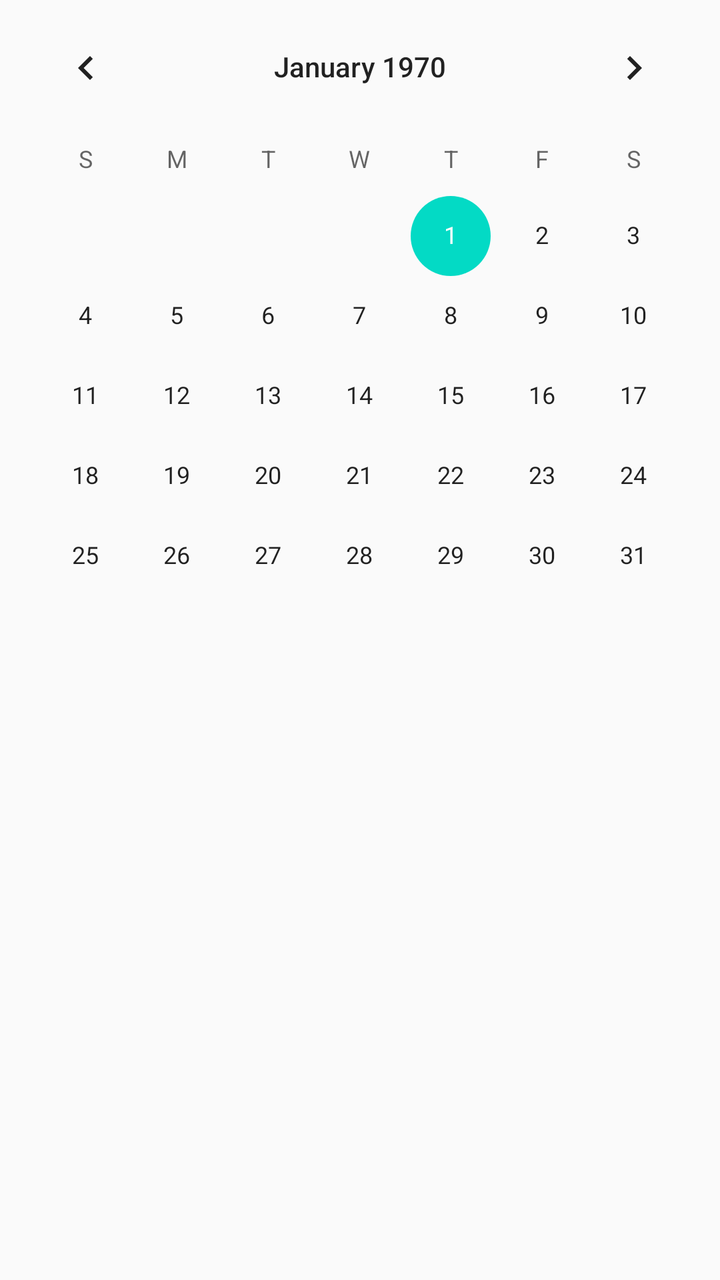
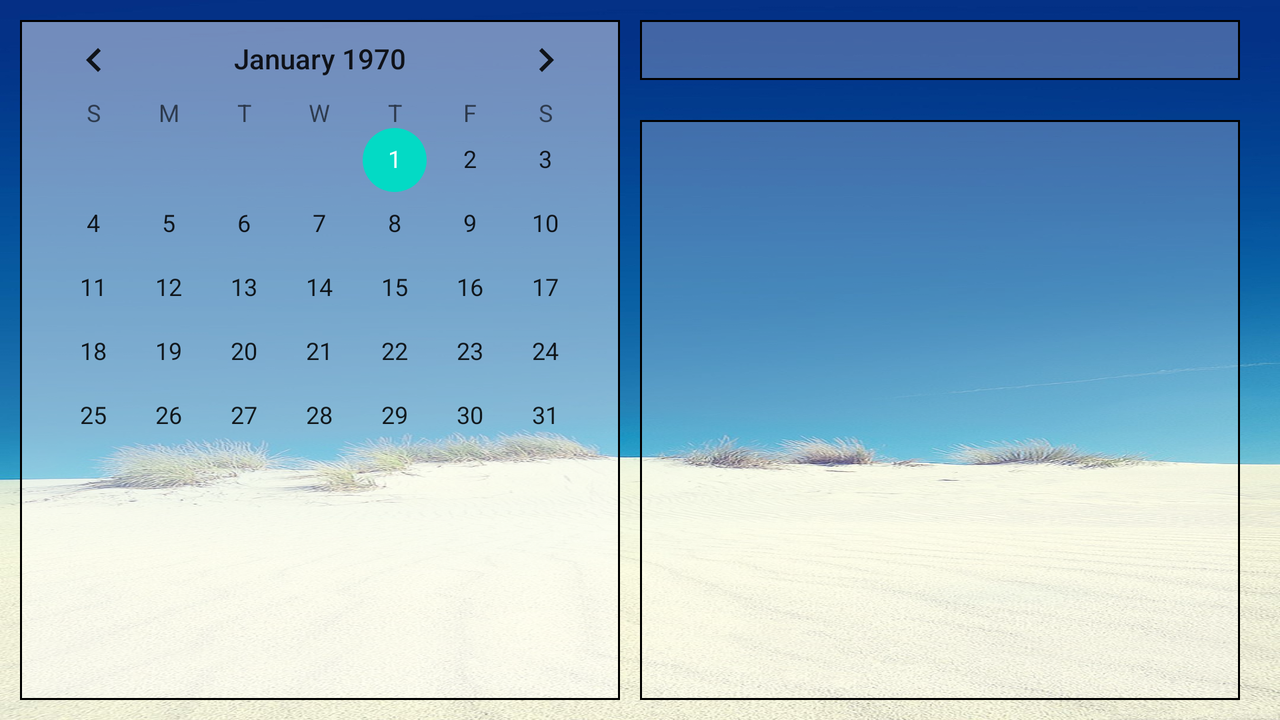

Compare how this app lays out the same screen by default and in its alternative resource folder. The renders come first, then the two layout files and the values they reference.
<!-- AndroidManifest.xml: application theme AppTheme -->
<!-- res/layout/calendar.xml -->
<?xml version="1.0" encoding="utf-8"?>
<android.support.constraint.ConstraintLayout
    xmlns:android="http://schemas.android.com/apk/res/android"
    android:layout_width="match_parent"
    android:layout_height="match_parent">
    <LinearLayout
        android:layout_width="match_parent"
        android:layout_height="match_parent"
        android:orientation="vertical">

        <CalendarView
            android:id="@+id/calendarView"
            android:layout_width="match_parent"
            android:layout_height="wrap_content"/>

        <TextView
            android:id="@+id/calendar_text"
            android:layout_width="match_parent"
            android:layout_height="wrap_content" />

        <ListView
            android:id="@+id/listView"
            android:layout_width="match_parent"
            android:layout_height="match_parent" />

    </LinearLayout>
</android.support.constraint.ConstraintLayout>
<!-- resources referenced by this layout -->
<resources>
  <style name="AppTheme" parent="Theme.AppCompat.Light.NoActionBar">
          
          <item name="colorPrimary">@color/colorPrimary</item>
          <item name="colorPrimaryDark">#3065AC</item>
          <item name="colorAccent">@color/colorAccent</item>
      </style>
</resources>
<!-- res/layout-land/calendar.xml (the repository's variant of the layout above) -->
<!-- drawn on the phone turned sideways -->
<?xml version="1.0" encoding="utf-8"?>
<LinearLayout
    android:orientation="vertical"
    xmlns:android="http://schemas.android.com/apk/res/android"
    android:layout_width="match_parent"
    android:layout_height="match_parent"
    android:id="@+id/calender_back"
    android:background="@drawable/clear">

    <LinearLayout
        android:layout_marginLeft="10dp"
        android:layout_marginTop="10dp"
        android:layout_marginRight="10dp"
        android:layout_marginBottom="10dp"
        android:id="@+id/calendarLayout"
        android:layout_width="match_parent"
        android:layout_height="match_parent"
        android:orientation="horizontal">
        

        <CalendarView
            android:id="@+id/calendarView"
            android:layout_width="0dp"
            android:layout_weight="1"
            android:layout_height="match_parent"
            android:background="@drawable/edge"/>

        <LinearLayout
            android:layout_marginLeft="10dp"
            android:layout_marginRight="10dp"
            android:orientation="vertical"
            android:layout_width="0dp"
            android:layout_weight="1"
            android:layout_height="match_parent">
            <LinearLayout
                android:layout_marginBottom="20dp"
                android:layout_width="match_parent"
                android:layout_height="30dp"
                android:orientation="horizontal"
                android:background="@drawable/edge">
                <android.support.v7.widget.AppCompatImageView
                    android:layout_marginLeft="5dp"
                    android:layout_marginRight="-5dp"
                    android:id= "@+id/weather"
                    android:layout_width = "30dp"
                    android:layout_height="30dp"
                    android:layout_gravity="center"
                    android:foregroundGravity="center"
                    android:adjustViewBounds="true" />
                
                
                
                
                <TextView
                    android:gravity="center"
                    android:layout_gravity="center"
                    android:id="@+id/calendar_text"
                    android:textSize="24dp"
                    android:layout_width="wrap_content"
                    android:layout_height="match_parent"/>

            </LinearLayout>


            <ScrollView
                android:layout_width="match_parent"
                android:layout_height="match_parent"
                android:fillViewport="true"
                android:background="@drawable/edge">
                <ListView
                    android:id="@+id/calendar_list"
                    android:layout_width="match_parent"
                    android:layout_height="match_parent" />
            </ScrollView>
        </LinearLayout>


    </LinearLayout>
</LinearLayout>
<!-- resources referenced by the variant -->
<!-- as the phone turned sideways resolves them -->
<resources>
  <!-- drawable clear: jpg bitmap (drawable, 182805 bytes) -->
  <!-- drawable edge (drawable) -->
  <?xml version="1.0" encoding="utf-8"?>
  <shape xmlns:android="http://schemas.android.com/apk/res/android">
      <solid android:color="#40ffffff" />
      <stroke
          android:width="1sp"
          android:color="#000000" />
      </shape>
  <style name="AppTheme" parent="Theme.AppCompat.Light.NoActionBar">
          
          <item name="colorPrimary">@color/colorPrimary</item>
          <item name="colorPrimaryDark">#3065AC</item>
          <item name="colorAccent">@color/colorAccent</item>
      </style>
</resources>
